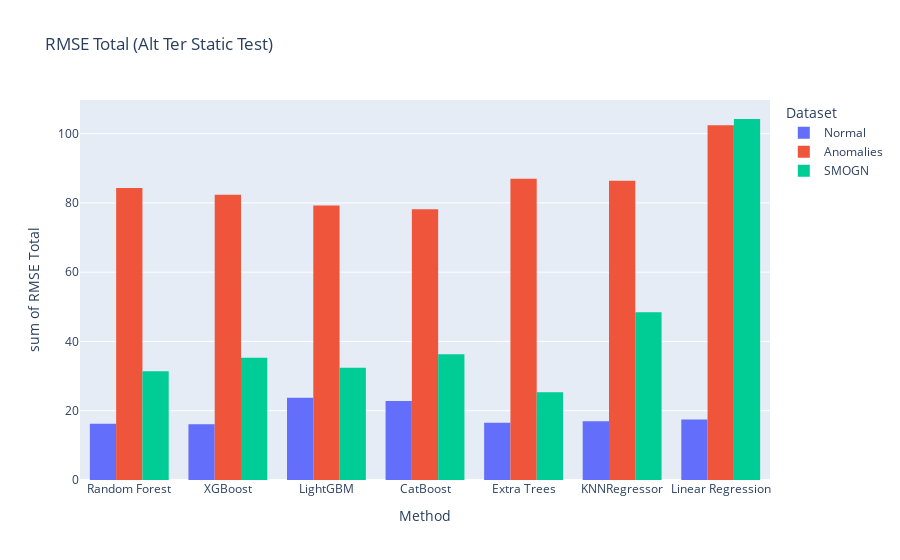

The notebook cell this image was saved under:
### Code cell
fig = px.histogram(plot, x="Method", y="RMSE Total",
             color='Dataset', barmode='group', title='RMSE Total (Alt Ter Static Test)')
fig.show()

### Figure 1 — Plotly figure (JSON) as saved in the notebook; plotly's stock layout.template omitted (floating-point values rounded to 4 significant figures)
{"data": [{"alignmentgroup": "True", "bingroup": "x", "histfunc": "sum", "hovertemplate": "Dataset=Normal<br>Method=%{x}<br>sum of RMSE Total=%{y}<extra></extra>", "legendgroup": "Normal", "marker": {"color": "#636efa", "pattern": {"shape": ""}}, "name": "Normal", "offsetgroup": "Normal", "orientation": "v", "showlegend": true, "type": "histogram", "x": ["Random Forest", "XGBoost", "LightGBM", "CatBoost", "Extra Trees", "KNNRegressor", "Linear Regression"], "xaxis": "x", "y": [16.22, 16.09, 23.73, 22.82, 16.55, 16.96, 17.46], "yaxis": "y"}, {"alignmentgroup": "True", "bingroup": "x", "histfunc": "sum", "hovertemplate": "Dataset=Anomalies<br>Method=%{x}<br>sum of RMSE Total=%{y}<extra></extra>", "legendgroup": "Anomalies", "marker": {"color": "#EF553B", "pattern": {"shape": ""}}, "name": "Anomalies", "offsetgroup": "Anomalies", "orientation": "v", "showlegend": true, "type": "histogram", "x": ["Random Forest", "XGBoost", "LightGBM", "CatBoost", "Extra Trees", "KNNRegressor", "Linear Regression"], "xaxis": "x", "y": [84.32, 82.33, 79.27, 78.15, 86.96, 86.38, 102.4], "yaxis": "y"}, {"alignmentgroup": "True", "bingroup": "x", "histfunc": "sum", "hovertemplate": "Dataset=SMOGN<br>Method=%{x}<br>sum of RMSE Total=%{y}<extra></extra>", "legendgroup": "SMOGN", "marker": {"color": "#00cc96", "pattern": {"shape": ""}}, "name": "SMOGN", "offsetgroup": "SMOGN", "orientation": "v", "showlegend": true, "type": "histogram", "x": ["Random Forest", "XGBoost", "LightGBM", "CatBoost", "Extra Trees", "KNNRegressor", "Linear Regression"], "xaxis": "x", "y": [31.4, 35.29, 32.41, 36.28, 25.35, 48.44, 104.2], "yaxis": "y"}], "layout": {"barmode": "group", "legend": {"title": {"text": "Dataset"}, "tracegroupgap": 0}, "title": {"text": "RMSE Total (Alt Ter Static Test)"}, "xaxis": {"anchor": "y", "domain": [0, 1], "title": {"text": "Method"}}, "yaxis": {"anchor": "x", "domain": [0, 1], "title": {"text": "sum of RMSE Total"}}}}
